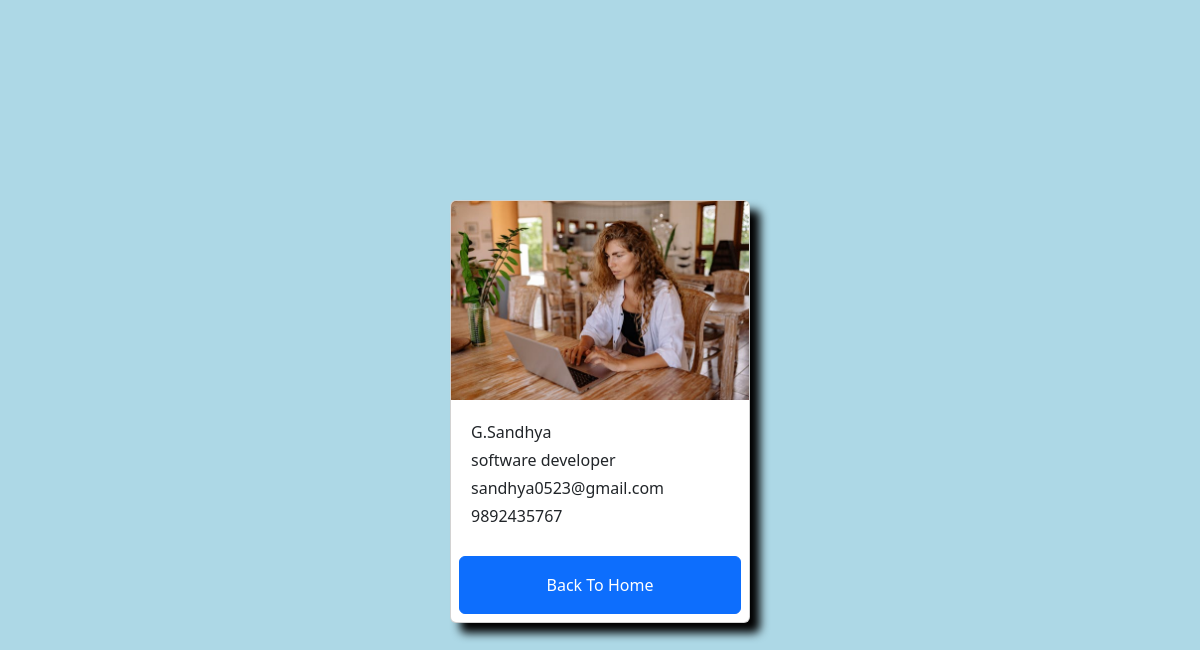
The page /employees/1/ on the database its author committed.
### salary/models.py (models this page shows, shortened)
class Employee(models.Model):
    first_name=models.CharField(max_length=100);
    last_name=models.CharField(max_length=100);
    photo=models.ImageField(upload_to='images');
    designation=models.CharField(max_length=100);
    email_address=models.EmailField(max_length=100);
    phone_number=models.CharField(max_length=10);

### salary/views.py (the view)
# urls.py: path('<int:pk>/', views.employee_detail,name='employee'),
def employee_detail(request,pk):
    employee=get_object_or_404(Employee,pk=pk)
    context = {
        'employee': employee,
    }
    return render(request, 'employee.html', context)

### templates/employee.html (shortened to what this page needs)
<!DOCTYPE html>
<html lang="en">
<head>
    <link href="https://cdn.jsdelivr.net/npm/bootstrap@5.3.3/dist/css/bootstrap.min.css" rel="stylesheet">
</head>
<body>
    <div class="container mt-5">
        <div class="card mx-auto top" style="width: 300px">
            <img src="{{employee.photo.url}}" class="card-img-top">
            <div class="card-body">
                <p class="card-text m-1">{{employee.first_name}}{{employee.last_name}}</p>
                <p class="card-text m-1">{{employee.designation}}</p>
                <p class="card-text m-1">{{employee.email_address}}</p>
                <p class="card-text m-1">{{employee.phone_number}}</p>
            </div>
            <a href="{% url 'home' %}" class="btn btn-primary p-3 m-2">Back To Home</a>
        </div>
    </div>
</body>
</html>

### templates/employee.html (style rules this page uses)
.top { margin-top: 200px; position: relative; box-shadow: 10px 10px 10px black; }
body { background-color: lightblue; }

### rows shown on the page
Employee: photo (picture), first_name "G.", last_name "Sandhya", designation "software developer", email_address "sandhya0523@gmail.com", phone_number "9892435767"
